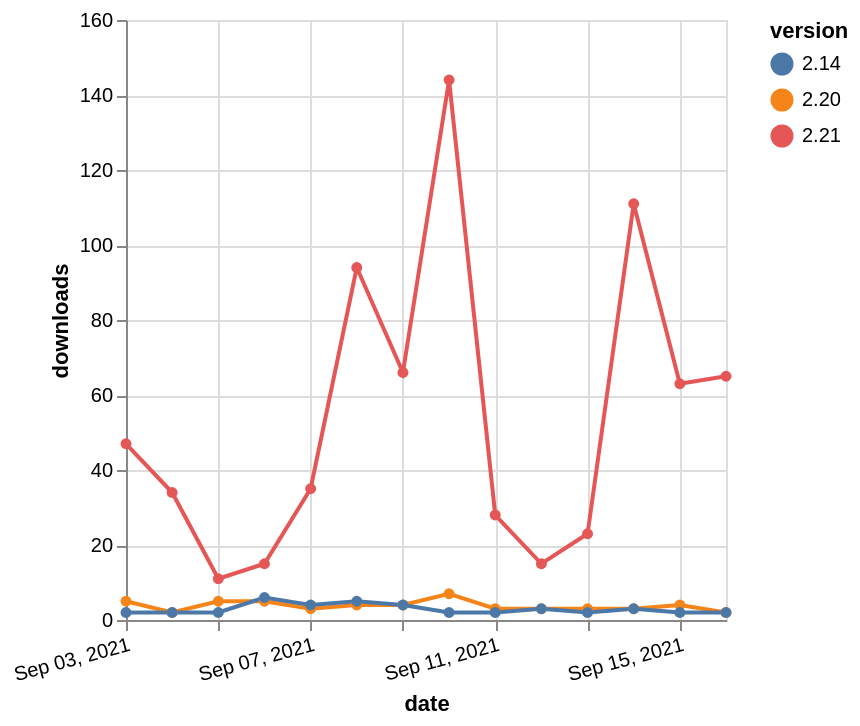

This figure's Vega-Lite source:
### Vega-Lite specification from a JSON file in a GitHub repository (floating-point values rounded to 4 significant figures)
{"$schema": "https://vega.github.io/schema/vega-lite/v5.json", "description": "A simple bar chart with embedded data.", "data": {"values": [{"date": "2021-09-03", "total": 46784, "delta": 47, "version": "2.21"}, {"date": "2021-09-04", "total": 46818, "delta": 34, "version": "2.21"}, {"date": "2021-09-05", "total": 46829, "delta": 11, "version": "2.21"}, {"date": "2021-09-06", "total": 46844, "delta": 15, "version": "2.21"}, {"date": "2021-09-07", "total": 46879, "delta": 35, "version": "2.21"}, {"date": "2021-09-08", "total": 46973, "delta": 94, "version": "2.21"}, {"date": "2021-09-09", "total": 47039, "delta": 66, "version": "2.21"}, {"date": "2021-09-10", "total": 47183, "delta": 144, "version": "2.21"}, {"date": "2021-09-11", "total": 47211, "delta": 28, "version": "2.21"}, {"date": "2021-09-12", "total": 47226, "delta": 15, "version": "2.21"}, {"date": "2021-09-13", "total": 47249, "delta": 23, "version": "2.21"}, {"date": "2021-09-14", "total": 47360, "delta": 111, "version": "2.21"}, {"date": "2021-09-15", "total": 47423, "delta": 63, "version": "2.21"}, {"date": "2021-09-16", "total": 47488, "delta": 65, "version": "2.21"}, {"date": "2021-09-03", "total": 14627, "delta": 5, "version": "2.20"}, {"date": "2021-09-04", "total": 14629, "delta": 2, "version": "2.20"}, {"date": "2021-09-05", "total": 14634, "delta": 5, "version": "2.20"}, {"date": "2021-09-06", "total": 14639, "delta": 5, "version": "2.20"}, {"date": "2021-09-07", "total": 14642, "delta": 3, "version": "2.20"}, {"date": "2021-09-08", "total": 14646, "delta": 4, "version": "2.20"}, {"date": "2021-09-09", "total": 14650, "delta": 4, "version": "2.20"}, {"date": "2021-09-10", "total": 14657, "delta": 7, "version": "2.20"}, {"date": "2021-09-11", "total": 14660, "delta": 3, "version": "2.20"}, {"date": "2021-09-12", "total": 14663, "delta": 3, "version": "2.20"}, {"date": "2021-09-13", "total": 14666, "delta": 3, "version": "2.20"}, {"date": "2021-09-14", "total": 14669, "delta": 3, "version": "2.20"}, {"date": "2021-09-15", "total": 14673, "delta": 4, "version": "2.20"}, {"date": "2021-09-16", "total": 14675, "delta": 2, "version": "2.20"}, {"date": "2021-09-03", "total": 20470, "delta": 2, "version": "2.14"}, {"date": "2021-09-04", "total": 20472, "delta": 2, "version": "2.14"}, {"date": "2021-09-05", "total": 20474, "delta": 2, "version": "2.14"}, {"date": "2021-09-06", "total": 20480, "delta": 6, "version": "2.14"}, {"date": "2021-09-07", "total": 20484, "delta": 4, "version": "2.14"}, {"date": "2021-09-08", "total": 20489, "delta": 5, "version": "2.14"}, {"date": "2021-09-09", "total": 20493, "delta": 4, "version": "2.14"}, {"date": "2021-09-10", "total": 20495, "delta": 2, "version": "2.14"}, {"date": "2021-09-11", "total": 20497, "delta": 2, "version": "2.14"}, {"date": "2021-09-12", "total": 20500, "delta": 3, "version": "2.14"}, {"date": "2021-09-13", "total": 20502, "delta": 2, "version": "2.14"}, {"date": "2021-09-14", "total": 20505, "delta": 3, "version": "2.14"}, {"date": "2021-09-15", "total": 20507, "delta": 2, "version": "2.14"}, {"date": "2021-09-16", "total": 20509, "delta": 2, "version": "2.14"}]}, "width": "container", "mark": {"type": "line", "point": {"filled": true}}, "encoding": {"x": {"field": "date", "type": "temporal", "timeUnit": "yearmonthdate", "title": "date", "axis": {"labelAngle": -15}}, "y": {"field": "delta", "type": "quantitative", "title": "downloads"}, "color": {"field": "version", "type": "nominal"}, "tooltip": {"field": "delta"}}}
